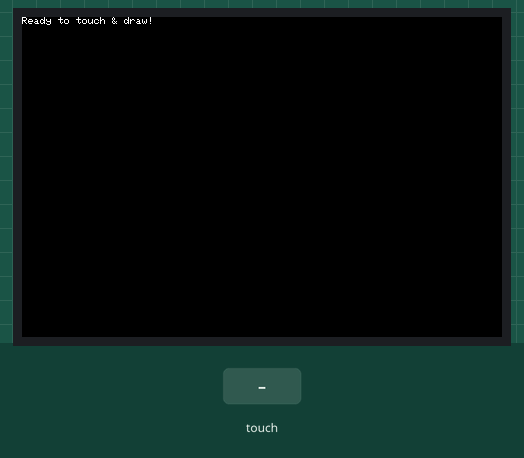
Recording of a program running on a simulated ESP32-S3. Shown: 480×320 colour display. The inputs (shaded band) are chosen by the test bench.

Above: at 1.3 s.
1.4 s: screen touched at 13 % across, 10 % down
At 2.3 s:
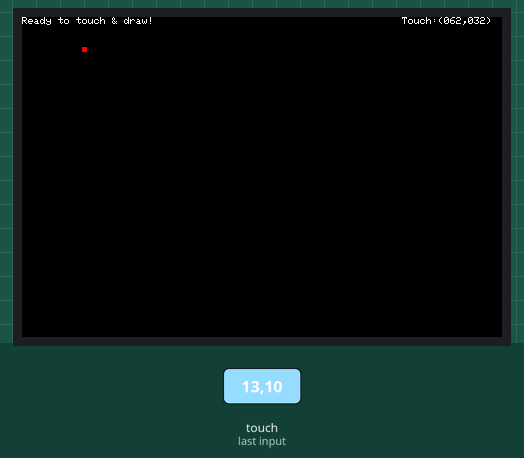
2.9 s: screen touched at 38 % across, 10 % down
Timing chart, 0 to 5.9 s (numbered marks = the images above; inputs shaded):
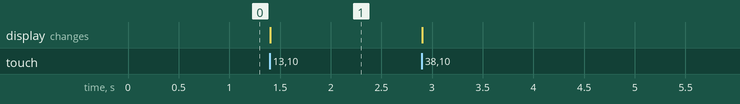

The program:

main.cpp
```cpp
/*
    Simple Touch Drawing sample for WT32-SC01-Plus_ESP32-S3
    Requirements:
    - Development board : WT32-SC01-Plus_ESP32-S3
    - Arduino Library - Display/Touch : LovyanGFX
    - Board selected in Arduino : ESP32S3 Dev Module
*/

#define LGFX_USE_V1         // set to use new version of library
#include <LovyanGFX.hpp>    // main library

class LGFX : public lgfx::LGFX_Device
{

  lgfx::Panel_ST7796  _panel_instance;  // ST7796UI
  lgfx::Bus_Parallel8 _bus_instance;    // MCU8080 8B
  lgfx::Light_PWM     _light_instance;
  lgfx::Touch_FT5x06  _touch_instance;

public:
  LGFX(void)
  {
    {
      auto cfg = _bus_instance.config();
      cfg.freq_write = 20000000;
      cfg.pin_wr = 47;
      cfg.pin_rd = -1;
      cfg.pin_rs = 0;

      // LCD data interface, 8bit MCU (8080)
      cfg.pin_d0 = 9;
      cfg.pin_d1 = 46;
      cfg.pin_d2 = 3;
      cfg.pin_d3 = 8;
      cfg.pin_d4 = 18;
      cfg.pin_d5 = 17;
      cfg.pin_d6 = 16;
      cfg.pin_d7 = 15;

      _bus_instance.config(cfg);
      _panel_instance.setBus(&_bus_instance);
    }

    {
      auto cfg = _panel_instance.config();

      cfg.pin_cs           =    -1;
      cfg.pin_rst          =    4;
      cfg.pin_busy         =    -1;

      cfg.panel_width      =   320;
      cfg.panel_height     =   480;
      cfg.offset_x         =     0;
      cfg.offset_y         =     0;
      cfg.offset_rotation  =     0;
      cfg.dummy_read_pixel =     8;
      cfg.dummy_read_bits  =     1;
      cfg.readable         =  true;
      cfg.invert           = true;
      cfg.rgb_order        = false;
      cfg.dlen_16bit       = false;
      cfg.bus_shared       =  true;

      _panel_instance.config(cfg);
    }

    {
      auto cfg = _light_instance.config();

      cfg.pin_bl = 45;
      cfg.invert = false;
      cfg.freq   = 44100;
      cfg.pwm_channel = 7;

      _light_instance.config(cfg);
      _panel_instance.setLight(&_light_instance);
    }

    {
      auto cfg = _touch_instance.config();

      cfg.x_min      = 0;
      cfg.x_max      = 319;
      cfg.y_min      = 0;
      cfg.y_max      = 479;
      cfg.pin_int    = 7;
      cfg.bus_shared = true;
      cfg.offset_rotation = 0;

      cfg.i2c_port = 1;
      cfg.i2c_addr = 0x38;
      cfg.pin_sda  = 6;
      cfg.pin_scl  = 5;
      cfg.freq = 400000;

      _touch_instance.config(cfg);
      _panel_instance.setTouch(&_touch_instance);
    }
    setPanel(&_panel_instance);
  }
};

static LGFX lcd;            // declare display variable

// Variables for touch x,y
static int32_t x,y;

void setup(void)
{
  lcd.init();

  // Setting display to landscape
  if (lcd.width() < lcd.height()) lcd.setRotation(lcd.getRotation() ^ 1);

  lcd.setCursor(0,0);
  lcd.printf("Ready to touch & draw!");
}

void loop()
{
  if (lcd.getTouch(&x, &y)) {
    lcd.fillRect(x-2, y-2, 5, 5, TFT_RED);
    lcd.setCursor(380,0);
    lcd.printf("Touch:(%03d,%03d)", x,y);
  }
}
```

Measured:
- after the input at 1.4 s, the display: changes at once (image 1)
